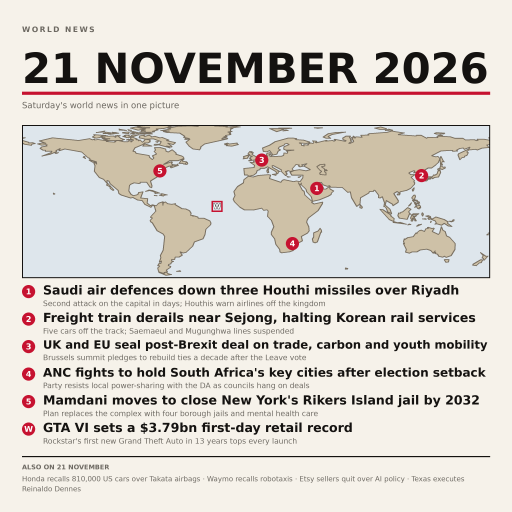
#> input picture art/entry.png, 1024 x 1024 px, found by its file name (shown at 1/2 size)
$ python qa.py
#> lines starting #> are read from the running program, lines starting #| are printed output that depends on the picture
### art/render.py
#!/usr/bin/env python3
"""Deterministic, offline editorial poster. All geometry uses 1024-space."""
import json
from pathlib import Path
from PIL import Image, ImageDraw, ImageFont

S = 3
PAPER = (246, 242, 234)
INK = (20, 18, 16)
ACCENT = (198, 18, 48)
GREY = (108, 104, 97)
OCEAN = (222, 230, 236)
LAND = (206, 193, 167)
COAST = (120, 110, 95)
WHITE = (255, 255, 255)
HERE = Path(__file__).resolve().parent
FONT = '/usr/share/fonts/truetype/dejavu/DejaVuSans.ttf'
BOLD = '/usr/share/fonts/truetype/dejavu/DejaVuSans-Bold.ttf'


def font(size, bold=False):
    return ImageFont.truetype(BOLD if bold else FONT, round(size * S))


def width(text, size, bold=False):
    """Measured advance in design pixels, never supersampled pixels."""
    return font(size, bold).getlength(text) / S


def check_line(text, size, limit, bold=False):
    assert width(text, size, bold) <= limit + 0.01, (text, size, limit)


class Canvas:
    def __init__(self, w=1024, h=1024, background=PAPER):
        self.image = Image.new('RGB', (round(w * S), round(h * S)), background)
        self.draw = ImageDraw.Draw(self.image)

    def rect(self, box, fill=None, outline=None, stroke=1):
        self.draw.rectangle(tuple(round(v * S) for v in box), fill=fill,
                            outline=outline, width=round(stroke * S))

    def line(self, points, color, stroke=1):
        self.draw.line([(round(x*S), round(y*S)) for x, y in points],
                       fill=color, width=round(stroke*S), joint='curve')

    def polygon(self, points, fill):
        self.draw.polygon([(round(x*S), round(y*S)) for x, y in points], fill=fill)

    def circle(self, x, y, r, color):
        self.draw.ellipse(tuple(round(v*S) for v in (x-r, y-r, x+r, y+r)), fill=color)

    def text(self, xy, text, size, color=INK, bold=False):
        self.draw.text(tuple(round(v*S) for v in xy), text, font=font(size, bold),
                       fill=color, anchor='lt')

    # [49 lines left out: functions centered, wrap, shorten, headline_fit, not called in this run]


STORIES = [
    ('1', (46.7, 24.7), 'Saudi air defences down three Houthi missiles over Riyadh',
     'Second attack on the capital in days; Houthis warn airlines off the kingdom'),
    ('2', (127.3, 36.5), 'Freight train derails near Sejong, halting Korean rail services',
     'Five cars off the track; Saemaeul and Mugunghwa lines suspended'),
    ('3', (4.4, 50.8), 'UK and EU seal post-Brexit deal on trade, carbon and youth mobility',
     'Brussels summit pledges to rebuild ties a decade after the Leave vote'),
    ('4', (28.0, -26.2), "ANC fights to hold South Africa's key cities after election setback",
     'Party resists local power-sharing with the DA as councils hang on deals'),
    ('5', (-74.0, 40.7), "Mamdani moves to close New York's Rikers Island jail by 2032",
     'Plan replaces the complex with four borough jails and mental health care'),
    ('W', (-30.0, 8.0), 'GTA VI sets a $3.79bn first-day retail record',
     "Rockstar's first new Grand Theft Auto in 13 years tops every launch"),
]
FOOTER = ('Honda recalls 810,000 US cars over Takata airbags · Waymo recalls robotaxis · '
          'Etsy sellers quit over AI policy · Texas executes Reinaldo Dennes')


def project(lon, lat):
    return (lon + 180) / 360 * 936, (83 - lat) / 141 * 306


# [95 lines left out: function main, not called in this run]


# [2 lines that do not run on import are left out]

### art/qa.py
#!/usr/bin/env python3
"""Measure the existing poster; run from the repository root. Never renders it."""
import math
import sys
from itertools import combinations
from pathlib import Path

from PIL import Image

sys.path.insert(0, "art")
import render as R


MAP = (44, 250, 980, 556)  # Half-open page-space box.
TOLERANCE = 18


def near(colour, target, tolerance):
    return all(abs(colour[i] - target[i]) <= tolerance for i in range(3))


def ink_share(image, box, step=1):
    if not isinstance(step, int) or step < 1:
        raise ValueError('Ink sampling step must be a positive integer')
    left, top, right, bottom = box
    dark = total = 0
    pixels = image.load()
    for y in range(top, bottom, step):
        for x in range(left, right, step):
            dark += sum(pixels[x, y]) < 560
            total += 1
    return dark / total if total else 0.0


def surface(colour):
    if near(colour, R.LAND, TOLERANCE) or near(colour, R.COAST, TOLERANCE):
        return "land"
    if near(colour, R.OCEAN, TOLERANCE):
        return "ocean"
    return None


def page_point(lon, lat):
    x, y = R.project(lon, lat)
    return x + MAP[0], y + MAP[1]


def main():
    failures = []

    def check(label, measured, allowed, passed):
        print(f'{label}: {measured}; allowed {allowed} [{"PASS" if passed else "FAIL"}]')
        if not passed:
            failures.append(f'{label}: {measured}; expected {allowed}')

    try:
        with Image.open(Path("art/entry.png")) as source:
#> source is the input picture: PIL image 1024x1024 RGB; mean R, G, B 219.3, 214.9, 208.8
            source_format = source.format
#> source_format = 'PNG'
            image = source.convert("RGB")
    except (OSError, ValueError) as exc:
        print(f'Image load: {exc}; allowed readable PNG [FAIL]')
        print('FAIL (1)\n- Could not read art/entry.png')
        return 1

    check('Image format', source_format, 'PNG', source_format == 'PNG')
    check('Image size', f'{image.width}x{image.height}', '1024x1024',
          image.size == (1024, 1024))
    density = ink_share(image, (0, 0, image.width, image.height), step=2)
#> after the loop in ink_share, `for y in range(top, bottom, step):`: dark = 31504; total = 262144
#> density = 0.12
    check('Page ink density (RGB sum < 560)', f'{density:.6f}', '[0.03, 0.55]',
          0.03 <= density <= 0.55)

    # Keep reporting failures for malformed sizes without ever sampling off-image.
    if image.width < MAP[2] or image.height < 992:
        check('Measurement coverage', f'{image.width}x{image.height}',
              'width >= 980 and height >= 992', False)
    else:
        left, top, right, bottom = MAP
        edge = set()
        for inset in (3, 4, 5):
            edge.update((x, y) for x in range(left + inset, right - inset)
                        for y in (top + inset, bottom - 1 - inset))
            edge.update((x, y) for y in range(top + inset, bottom - inset)
                        for x in (left + inset, right - 1 - inset))
        filled = sum(not near(image.getpixel(p), R.PAPER, 12) for p in edge) / len(edge)
#> filled = 1
        check('Map frame fill (3–5px inside)', f'{filled:.6f}', '[0.985, 1.0]',
              filled >= 0.985)

        counts = {'land': 0, 'ocean': 0, None: 0}
        for y in range(top + 6, bottom - 6, 3):
            for x in range(left + 6, right - 6, 3):
                counts[surface(image.getpixel((x, y))) ] += 1
        classified = counts['land'] + counts['ocean']
        land_share = counts['land'] / classified if classified else 0.0
        check('Map land share', f'{land_share:.6f} ({classified} classified, '
              f'{counts[None]} unclassified)', '[0.15, 0.55]', 0.15 <= land_share <= 0.55)

        centres = []
        for number, coords, _, _ in R.STORIES:
            x, y = page_point(*coords)
            centres.append((number, x, y))
            margin = min(x - left, right - x, y - top, bottom - y)
            check(f'Marker {number} frame margin', f'{margin:.3f}px', '[16, infinity)px',
                  margin >= 16)
            cx, cy = round(x), round(y)
            accent = sum(near(image.getpixel((px, py)), R.ACCENT, TOLERANCE)
                         for py in range(max(0, cy - 18), min(image.height, cy + 19))
                         for px in range(max(0, cx - 18), min(image.width, cx + 19)))
            check(f'Marker {number} accent pixels (18px box radius)', accent,
                  '[80, infinity)', accent >= 80)
#> this loop made 6 passes
#> accent on passes 1 to 6: 435, 438, 424, 435, 424, 195
#| Marker 1 accent pixels (18px box radius): 435; allowed [80, infinity) [PASS]
#| Marker 2 accent pixels (18px box radius): 438; allowed [80, infinity) [PASS]
#| Marker 3 accent pixels (18px box radius): 424; allowed [80, infinity) [PASS]
#| Marker 4 accent pixels (18px box radius): 435; allowed [80, infinity) [PASS]
#| Marker 5 accent pixels (18px box radius): 424; allowed [80, infinity) [PASS]
#| Marker W accent pixels (18px box radius): 195; allowed [80, infinity) [PASS]
#> after the loop, centres = [('1', 633.4, 376.5), ('2', 843, 350.9), ('3', 523.4, 319.9), ('4', 584.8, 487), ('5', 319.6, 341.8), ('W', 434, 412.8)]
        pairs = [(math.hypot(ax - bx, ay - by), a, b)
                 for (a, ax, ay), (b, bx, by) in combinations(centres, 2)]
#> pairs = 15 items, first 6: (211.1, '1', '2'), (123.7, '1', '3'), (120.7, '1', '4'), (315.7, '1', '5'), (202.7, '1', 'W'), (321, '2', '3')
        if pairs:
            distance, a, b = min(pairs)
#> distance = 120.7; a = '1'; b = '4'
            check(f'Closest markers ({a}, {b})', f'{distance:.3f}px', '[34, infinity)px',
                  distance >= 34)
        else:
            check('Marker separation', 'no pairs', '>= 34px for every pair', True)

        for label, box, minimum in (
            ('Date band', (44, 104, 980, 180), 0.12),
            ('Legend band', (44, 570, 980, 900), 0.10),
            ('Footer band', (44, 929, 980, 992), 0.025),
        ):
            share = ink_share(image, box)
            check(label + ' ink share', f'{share:.6f}', f'[{minimum}, 1.0]', share >= minimum)
#> this loop made 3 passes
#> share on passes 1 to 3: 0.398, 0.176, 0.0682
        # Half-open y interval ends at 910, two pixels before the footer rule.
        gap = ink_share(image, (44, 900, 980, 910))
#> gap = 0
        check('Legend/footer gap ink share (y=900..909)', f'{gap:.6f}', '[0, 0]', gap == 0)

        locations = (
            ('Berlin', 13.4, 52.5, 'land'),
            ('Kansas', -98.0, 38.5, 'land'),
            ('Sahara', 15.0, 23.0, 'land'),
            ('Siberia', 100.0, 60.0, 'land'),
            ('Alice Springs', 133.88, -23.7, 'land'),
            ('Congo', 23.0, -2.0, 'land'),
            ('Brazil', -52.0, -12.0, 'land'),
            ('Atlantic', -35.0, 30.0, 'ocean'),
            ('Pacific', -140.0, 0.0, 'ocean'),
            ('Indian Ocean', 80.0, -25.0, 'ocean'),
            ('Bay of Bengal', 88.0, 14.0, 'ocean'),
        )
        for name, lon, lat, expected in locations:
            x, y = (round(v) for v in page_point(lon, lat))
            inside = (left <= x - 2 and x + 2 < right
                      and top <= y - 2 and y + 2 < bottom)
            if not inside:
                check(f'Geography {name} ({expected})',
                      f'centre ({x}, {y}), neighbourhood outside map',
                      'entire 5x5 neighbourhood inside map; [13, 25] votes', False)
                continue
            votes = sum(surface(image.getpixel((px, py))) == expected
                        for py in range(y - 2, y + 3) for px in range(x - 2, x + 3))
            check(f'Geography {name} ({expected})', f'{votes}/25 votes', '[13, 25] votes',
                  votes >= 13)

    preview = image.resize((300, 300), Image.Resampling.BOX)
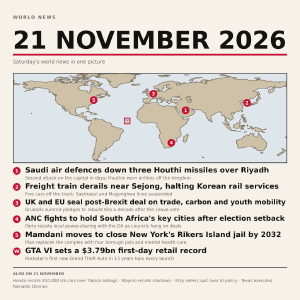
#> preview: PIL image 300x300 RGB; mean R, G, B 219.4, 215.1, 209
    low, high = preview.convert('L').getextrema()
#> low = 18; high = 244
    contrast = high - low
#> contrast = 226
    reference = max(R.PAPER[i] - R.INK[i] for i in range(3))
    check(f'300px luminance contrast (palette channel span {reference})', contrast,
          '[150, 255]', contrast >= 150)
#| 300px luminance contrast (palette channel span 226): 226; allowed [150, 255] [PASS]
    share = ink_share(preview, (0, 0, 300, 300))
#> share = 0.141
    check('300px ink share', f'{share:.6f}', '[0.02, 1.0]', share >= 0.02)

    if failures:
        print(f'FAIL ({len(failures)})')
        for failure in failures:
            print('- ' + failure)
        return 1
    print('ALL CHECKS PASSED')
    return 0


if __name__ == '__main__':
    sys.exit(main())
#> (the program exits here)
